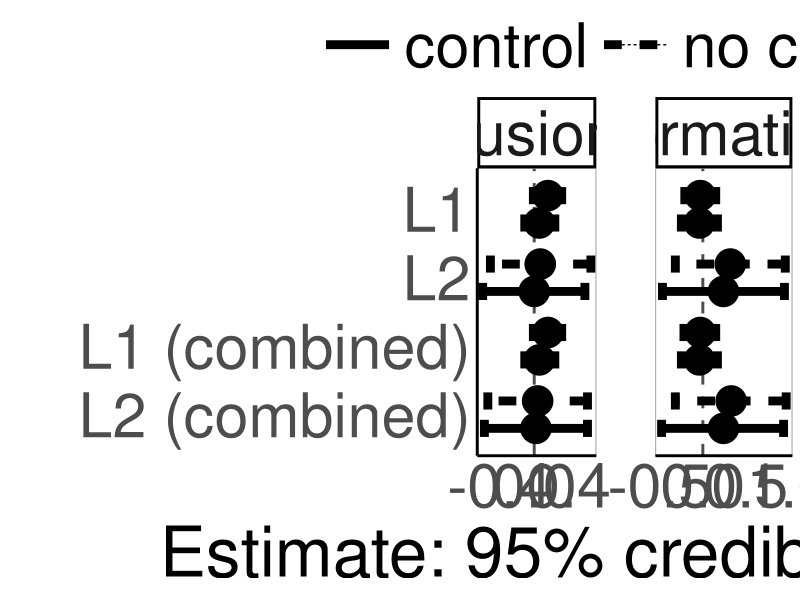
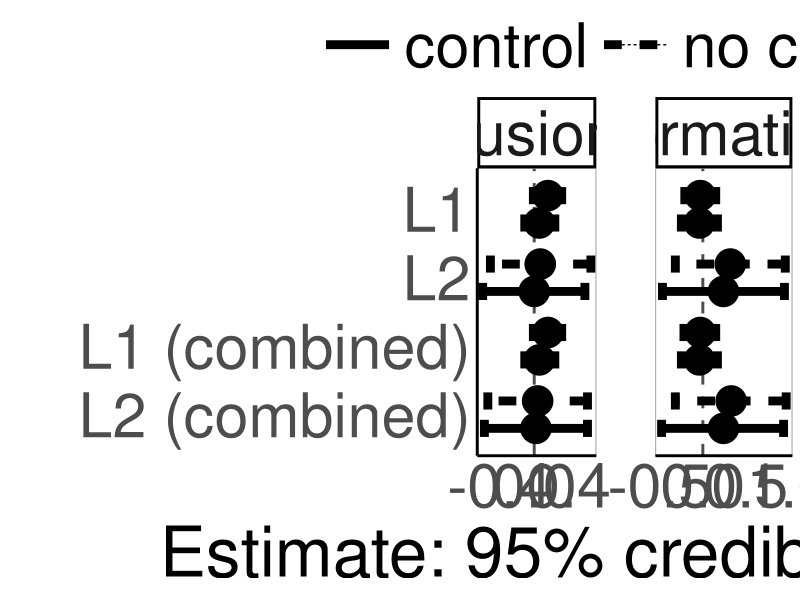
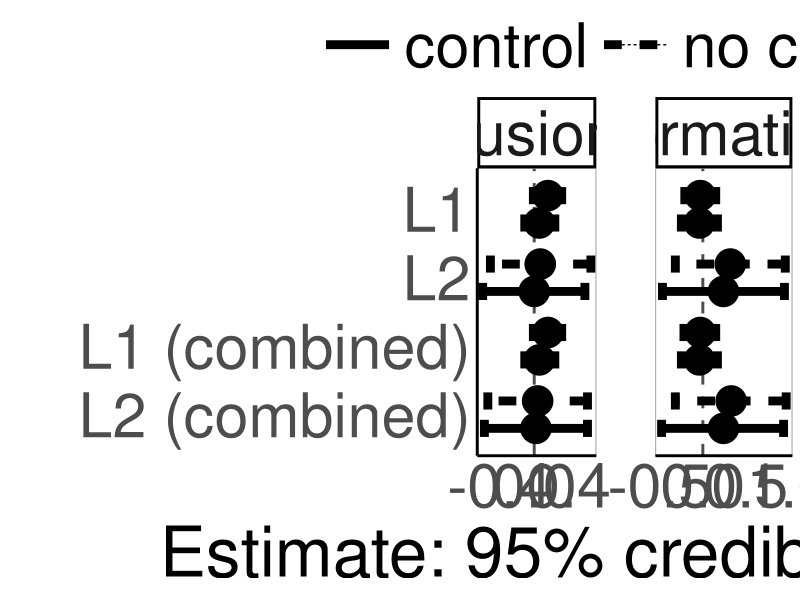
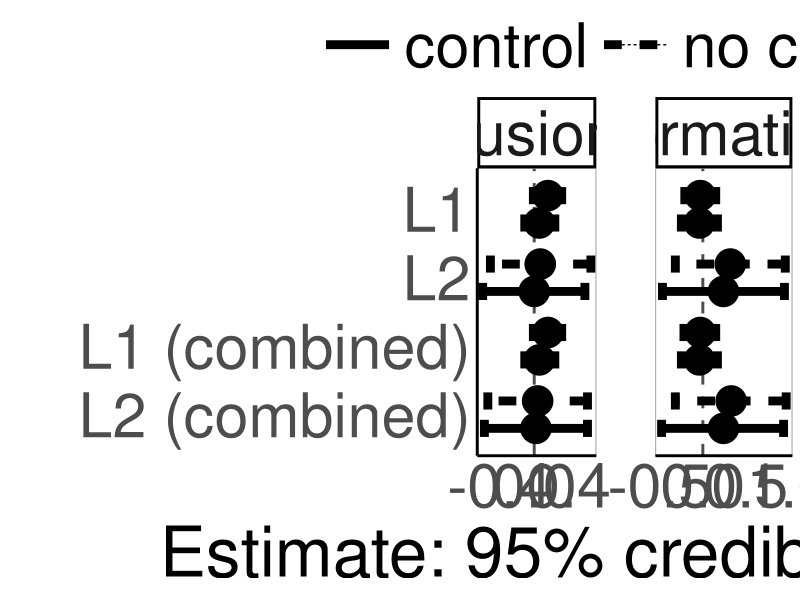
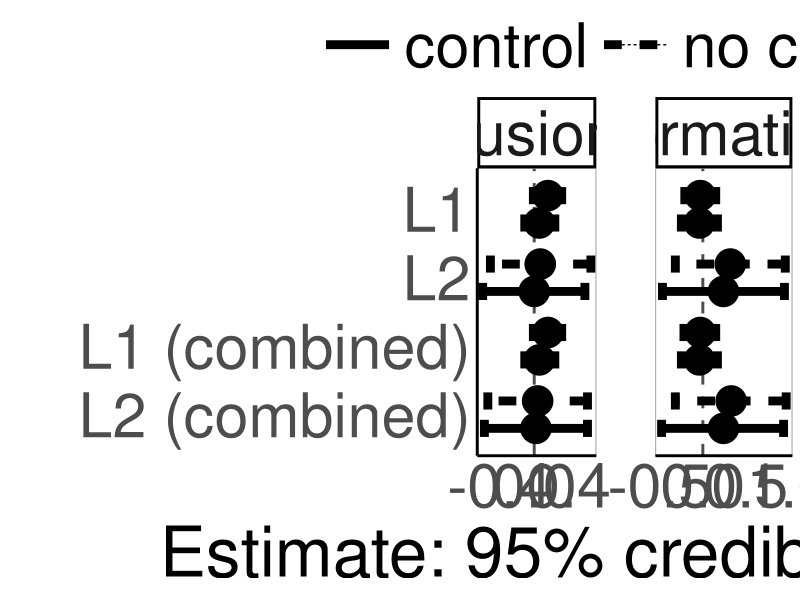
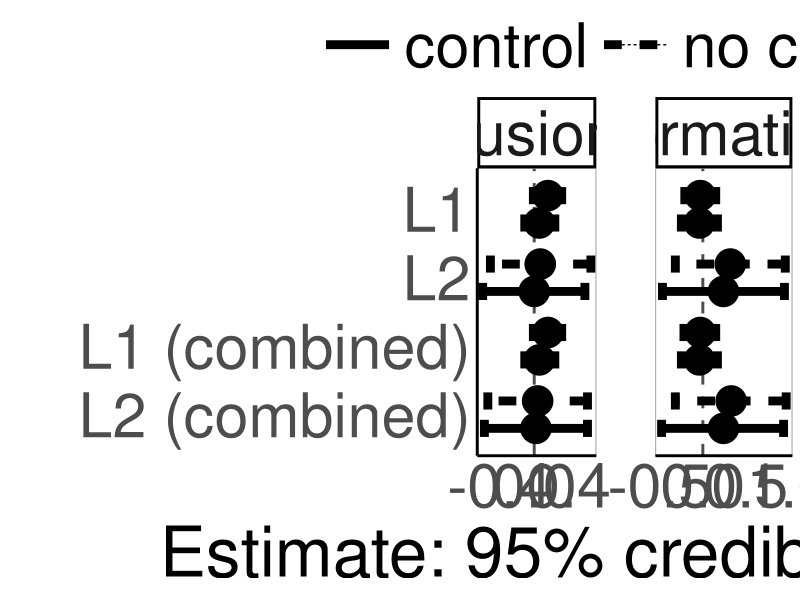

Recreate these plots in R, in order.
suppressPackageStartupMessages({
  library(dplyr)
  library(ggplot2)
})

# script was written by Olena Shcherbakova and modified by Sam Passmore

effs_I <-
  read.csv("output_tables_reanalysis_reduced/ effects Informativity_L2_social_models .csv")
effs_I$variable <- "informativity"

effs_B <-
  read.csv("output_tables_reanalysis_reduced/ effects Boundness_L2_social_models .csv")
effs_B$variable <- "fusion"

effs_B <- effs_B %>%
  rename(lower = 2,
         upper = 4,
         mean = 3)

effs_I <- effs_I %>%
  rename(lower = 2,
         upper = 4,
         mean = 3)

effs_1 <- as.data.frame(rbind(effs_B, effs_I))

effs_1$control <- "yes"

effs_I <-
  read.csv("output_tables_reanalysis_reduced/ effects Informativity_L2_social_only_models .csv")
effs_I$variable <- "informativity"

effs_B <-
  read.csv("output_tables_reanalysis_reduced/ effects Boundness_L2_social_only_models .csv")
effs_B$variable <- "fusion"

effs_B <- effs_B %>%
  rename(lower = 2,
         upper = 4,
         mean = 3)

effs_I <- effs_I %>%
  rename(lower = 2,
         upper = 4,
         mean = 3)

effs_2 <- as.data.frame(rbind(effs_B, effs_I))
effs_2$control <- "no"

effs_1 <- effs_1 %>%
  rename(lower = 2,
         upper = 4,
         mean = 3)

effs_2 <- effs_2 %>%
  rename(lower = 2,
         upper = 4,
         mean = 3)

effs <- as.data.frame(rbind(effs_1, effs_2))

effs_main <- effs %>%
  rename(lower = 2,
         upper = 4,
         mean = 3) %>%
  filter(!grepl("nonlinear", model)) %>%
  filter(!grepl("SD", effect)) %>%
  filter(!grepl("Intercept", effect))


#removing "(linear)" part within the model column
effs_main$model <- gsub("(\\s*\\(\\w+\\))", "", effs_main$model)

#adding "combined" after L1/L1 proportion where applicable
effs_main$effect <-
  ifelse(
    grepl("L1 speakers\\+", effs_main$model),
    paste(effs_main$effect, "(combined)"),
    effs_main$effect
  )

effs_main <- effs_main %>%
  mutate(
    effect = dplyr::recode(
      effect,
      "L2 proportion (combined)" = "L2 (combined)",
      "L1*L2 proportion" = "L1*L2",
      "L2 proportion" = "L2"
    )
  )

eff_main_plot_df = effs_main %>%
  as.data.frame() %>%
  mutate_if(is.character, as.factor) %>%
  mutate(effect = factor(
    effect,
    levels = c(
      "Education",
      "Official status",
      "Neighbours",
      "L1*L2",
      "L2 (combined)",
      "L1 (combined)",
      "L2",
      "L1"
    )
  )) %>%
  mutate(importance = case_when((lower < 0 &
                                   upper < 0)  ~ "negative",
                                (lower > 0 &
                                   upper > 0)  ~ "positive",
                                (lower < 0 & upper > 0) |
                                  (lower < 0 &
                                     upper == 0) |
                                  (lower == 0 & upper > 0) ~ "no"
  )) %>%
  mutate(importance = as.factor(importance)) %>%
  mutate(importance = factor(
    importance,
    levels = c("no", "positive", "negative"),
    ordered = TRUE
  )) %>% 
  mutate(control = if_else(control == "yes", "control", "no control")) %>% 
  mutate(control = factor(control, levels = c("control", "no control"), ordered = TRUE))

dodge_width <- 0.8

effs_main_plot_bw <- ggplot(eff_main_plot_df,
                            aes(
                              y = effect,
                              x = mean,
                              linetype = control,
                              color = importance
                            )) +
  geom_errorbar(
    aes(xmin = lower, xmax = upper),
    width = 0.5,
    linewidth = 3,
    position = position_dodge(width = dodge_width)
  ) +
  geom_point(size = 10,
             position = position_dodge(width = dodge_width)) +
  geom_line(position = position_dodge(width = dodge_width)) +
  geom_vline(
    aes(xintercept = 0),
    linetype = 2,
    linewidth = 1,
    alpha = 0.7
  ) +
  scale_color_manual(values = c("black", "red3", "steelblue")) +
  ylab("") +
  xlab("Estimate: 95% credible interval") +
  #  theme_light() +
  theme_minimal() +
  facet_grid(. ~ variable, scales = "free_x", space = "free") +
  theme(
    text = element_text(size = 55), # face = "bold"),
    #    legend.text = element_text(size = 25),
    axis.title = element_text(size = 50),
    #    legend.title = element_text(size = 25),
    #    strip.text.x = element_text(size = 25),
    legend.spacing.y = unit(2.7, 'cm'),
    legend.key.width = unit(2, 'cm'),
    legend.direction = "horizontal",
    legend.position = "top",
    legend.title = element_blank(),
    axis.line = element_line(linewidth = 1),
    strip.background = element_rect(color = "black", linewidth = 2),
    panel.spacing.x = unit(15, "mm"),
    panel.grid = element_blank(),
    panel.border = element_rect(color = "gray 50", fill = NA)
  ) +
  guides(color = "none")


effs_main_plot_bw

ggsave(
  file = "output_reduced_reanalysis/effects_L2_plot.png",
  plot = effs_main_plot_bw,
  height = 24,
  width = 30,
  dpi = 400
)


effs_main_plot_bw
ggsave(
  file = "output_reduced_reanalysis/effects_L2_plot.pdf",
  plot = effs_main_plot_bw,
  height = 22,
  width = 36,
  dpi = 600
)

effs_main_plot_bw
ggsave(
  file = "output_reduced_reanalysis/effects_L2_plot.jpeg",
  plot = effs_main_plot_bw,
  height = 22,
  width = 36,
  dpi = 600
)
